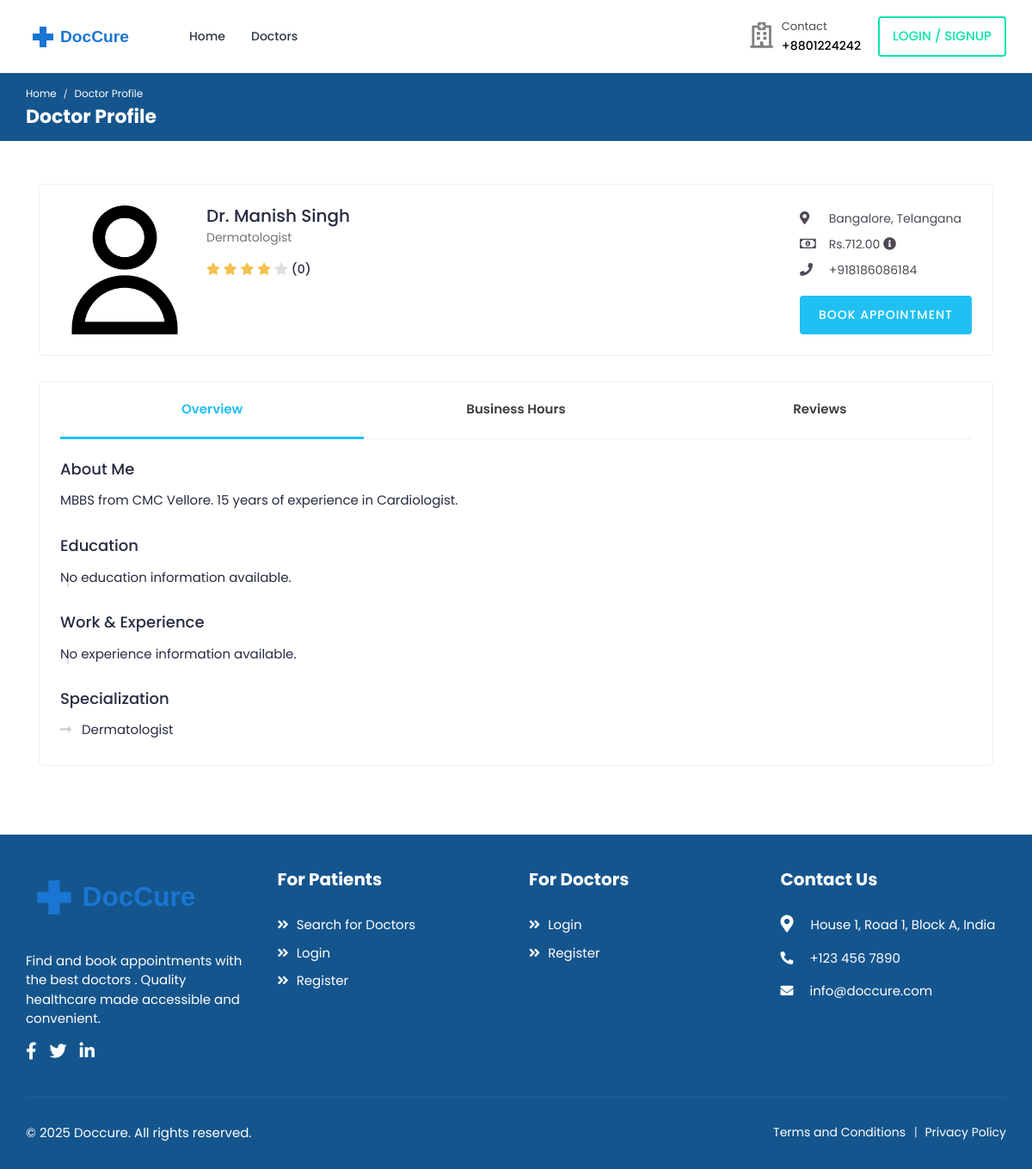
The page /doctors/doctor6/profile/ on the database its author committed.
### accounts/models.py (models this page shows, shortened)
class User(AbstractUser):
    class RoleChoices(models.TextChoices):
        DOCTOR = "doctor", "Doctor"
        PATIENT = "patient", "Patient"
    username = models.CharField(max_length=30, unique=True)
    role = models.CharField(
        choices=RoleChoices.choices,
        max_length=20,
        default="patient",
        error_messages={"required": "Role must be provided"},
    )
    email = models.EmailField(
        blank=True,
        error_messages={
            "unique": "A user with that email already exists.",
        },
    )
    first_name = models.CharField(max_length=150, blank=True)
    last_name = models.CharField(max_length=150, blank=True)
    registration_number = models.IntegerField(null=True, blank=True)
    USERNAME_FIELD = "username"
    REQUIRED_FIELDS = []
    objects = CustomUserManager()
    def get_full_name(self):
        full_name = "%s %s" % (self.first_name, self.last_name)
        return full_name.strip() or self.username
    @property
    def rating(self):
        return 4  # Default value
    @property
    def average_rating(self):
        return (
            self.reviews_received.aggregate(Avg("rating"))["rating__avg"] or 0
        )

class Profile(models.Model):
    user = models.OneToOneField(
        User, on_delete=models.CASCADE, related_name="profile"
    )
    avatar = models.ImageField(
        default="defaults/user.png", upload_to=profile_photo_directory_path
    )
    phone = models.CharField(max_length=20, blank=True, null=True)
    dob = models.DateField(blank=True, null=True)
    about = models.TextField(blank=True, null=True)
    specialization = models.CharField(max_length=255, blank=True, null=True)
    gender = models.CharField(
        max_length=10,
        choices=[("male", "Male"), ("female", "Female"), ("other", "Other")],
        blank=True,
    )
    address = models.TextField(blank=True, null=True)
    city = models.CharField(max_length=100, blank=True)
    state = models.CharField(max_length=100, blank=True)
    postal_code = models.CharField(max_length=20, blank=True)
    country = models.CharField(max_length=100, blank=True)
    price_per_consultation = models.DecimalField(
        max_digits=10, decimal_places=2, null=True, blank=True
    )
    is_available = models.BooleanField(default=True)
    blood_group = models.CharField(
        max_length=5,
        choices=[
            ("A+", "A+"),
            ("A-", "A-"),
            ("B+", "B+"),
            ("B-", "B-"),
            ("O+", "O+"),
            ("O-", "O-"),
            ("AB+", "AB+"),
            ("AB-", "AB-"),
        ],
        blank=True,
        null=True,
    )
    allergies = models.TextField(blank=True, null=True)
    medical_conditions = models.TextField(blank=True, null=True)
    @property
    def image(self):
        return (
            self.avatar.url
            if self.avatar.storage.exists(self.avatar.name)
            else "{}defaults/user.png".format(settings.MEDIA_URL)
        )

### doctors/views.py (the view)
class DoctorProfileView(DetailView):
    context_object_name = "doctor"
    model = User
    slug_url_kwarg = "username"
    slug_field = "username"
    template_name = "doctors/profile.html"
    def get_object(self, queryset=None):
        if queryset is None:
            queryset = self.get_queryset()
        slug = self.kwargs.get(self.slug_url_kwarg)
        queryset = queryset.select_related("profile").prefetch_related(
            "educations",
            "experiences",
            "sunday__time_range",
            "monday__time_range",
            "tuesday__time_range",
            "wednesday__time_range",
            "thursday__time_range",
            "friday__time_range",
            "saturday__time_range",
        )
        try:
            obj = queryset.get(
                **{self.slug_field: slug, "role": User.RoleChoices.DOCTOR}
            )
        except User.DoesNotExist:
            raise Http404(f"No doctor found matching the username")
        return obj
    def get_context_data(self, **kwargs):
        context = super().get_context_data(**kwargs)
        doctor = self.object
        current_day = datetime.now().strftime("%A")
        business_hours = {
            "Sunday": (
                doctor.sunday.time_range.all()
                if hasattr(doctor, "sunday")
                else []
            ),
            "Monday": (
                doctor.monday.time_range.all()
                if hasattr(doctor, "monday")
                else []
            ),
            "Tuesday": (
                doctor.tuesday.time_range.all()
                if hasattr(doctor, "tuesday")
                else []
            ),
            "Wednesday": (
                doctor.wednesday.time_range.all()
                if hasattr(doctor, "wednesday")
                else []
            ),
            "Thursday": (
                doctor.thursday.time_range.all()
                if hasattr(doctor, "thursday")
                else []
            ),
            "Friday": (
                doctor.friday.time_range.all()
                if hasattr(doctor, "friday")
                else []
            ),
            "Saturday": (
                doctor.saturday.time_range.all()
                if hasattr(doctor, "saturday")
                else []
            ),
        }
        context.update(
            {
                "current_day": current_day,
                "business_hours": business_hours,
                "reviews": doctor.reviews_received.select_related(
                    "patient", "patient__profile"
                ).order_by("-created_at"),
            }
        )
        return context

### doctors/templatetags/time_filters.py (called while the page is built)
@register.filter(name="time_12hr")
def time_12hr(value):
    if isinstance(value, str):
        time_obj = datetime.strptime(value, "%H:%M:%S").time()
    else:
        time_obj = value
    return time_obj.strftime("%I:%M %p")

### templates/doctors/profile.html (shortened to what this page needs)
{% extends 'base.html' %}
{% load static %}
{% load time_filters %}
{% block content %}
    <div class="breadcrumb-bar">
        <div class="container-fluid">
            <div class="row align-items-center">
                <div class="col-md-12 col-12">
                    <nav aria-label="breadcrumb" class="page-breadcrumb">
                        <ol class="breadcrumb">
                            <li class="breadcrumb-item"><a href="{% url 'core:home' %}">Home</a></li>
                            <li class="breadcrumb-item active" aria-current="page">Doctor Profile</li>
                        </ol>
                    </nav>
                    <h2 class="breadcrumb-title">Doctor Profile</h2>
                </div>
            </div>
        </div>
    </div>
    <div class="content">
        <div class="container">
            <div class="card">
                <div class="card-body">
                    <div class="doctor-widget">
                        <div class="doc-info-left">
                            <div class="doctor-img">
                                <img src="{{ doctor.profile.image }}" class="img-fluid" alt="{{ doctor.get_full_name }}">
                            </div>
                            <div class="doc-info-cont">
                                <h4 class="doc-name">Dr. {{ doctor.get_full_name }}</h4>
                                <p class="doc-speciality">{{ doctor.profile.specialization }}</p>
                                <div class="rating">
                                    <i class="fas fa-star {% if doctor.rating >= 1 %}filled{% endif %}"></i>
                                    <i class="fas fa-star {% if doctor.rating >= 2 %}filled{% endif %}"></i>
                                    <i class="fas fa-star {% if doctor.rating >= 3 %}filled{% endif %}"></i>
                                    <i class="fas fa-star {% if doctor.rating >= 4 %}filled{% endif %}"></i>
                                    <i class="fas fa-star {% if doctor.rating >= 5 %}filled{% endif %}"></i>
                                    <span class="d-inline-block average-rating">({{ doctor.reviews_count|default:0 }})</span>
                                </div>
                            </div>
                        </div>
                        <div class="doc-info-right">
                            <div class="clini-infos">
                                <ul>
                                    {% if doctor.profile.city or doctor.profile.state %}
                                        <li>
                                            <i class="fas fa-map-marker-alt"></i>
                                            {{ doctor.profile.city }}{% if doctor.profile.state %}, {{ doctor.profile.state }}{% endif %}
                                        </li>
                                    {% endif %}
                                    {% if doctor.profile.price_per_consultation %}
                                        <li>
                                            <i class="far fa-money-bill-alt"></i> Rs.{{ doctor.profile.price_per_consultation }}
                                            <i class="fas fa-info-circle" data-toggle="tooltip" title="Consultation Fee"></i>
                                        </li>
                                    {% endif %}
                                    {% if doctor.profile.phone %}
                                        <li><i class="fas fa-phone"></i> {{ doctor.profile.phone }}</li>
                                    {% endif %}
                                </ul>
                            </div>
                            <div class="clinic-booking">
                                <a class="apt-btn" href="{% url 'bookings:doctor-booking-view' doctor.username %}">Book Appointment</a>
                            </div>
                        </div>
                    </div>
                </div>
            </div>
            <div class="card">
                <div class="card-body pt-0">
                    <nav class="user-tabs mb-4">
                        <ul class="nav nav-tabs nav-tabs-bottom nav-justified">
                            <li class="nav-item">
                                <a class="nav-link active" href="#doc_overview" data-toggle="tab">Overview</a>
                            </li>
                            <li class="nav-item">
                                <a class="nav-link" href="#doc_business_hours" data-toggle="tab">Business Hours</a>
                            </li>
                            <li class="nav-item">
                                <a class="nav-link" href="#doc_reviews" data-toggle="tab">Reviews</a>
                            </li>
                        </ul>
                    </nav>
                    <div class="tab-content pt-0">
                        <div role="tabpanel" id="doc_overview" class="tab-pane fade show active">
                            <div class="row">
                                <div class="col-md-12 col-lg-9">
                                    {% if doctor.profile.about %}
                                    <div class="widget about-widget">
                                        <h4 class="widget-title">About Me</h4>
                                        <p>{{ doctor.profile.about }}</p>
                                    </div>
                                    {% endif %}
                                    <div class="widget education-widget">
                                        <h4 class="widget-title">Education</h4>
                                        <div class="experience-box">
                                            <ul class="experience-list">
                                                {% for education in doctor.educations.all %}
                                                    <li>
                                                        <div class="experience-user">
                                                            <div class="before-circle"></div>
                                                        </div>
                                                        <div class="experience-content">
                                                            <div class="timeline-content">
                                                                <a href="#" class="name">{{ education.college }}</a>
                                                                <div>{{ education.degree }}</div>
                                                                <span class="time">{{ education.year_of_completion }}</span>
                                                            </div>
                                                        </div>
                                                    </li>
                                                {% empty %}
                                                    <li>No education information available.</li>
                                                {% endfor %}
                                            </ul>
                                        </div>
                                    </div>
                                    <div class="widget experience-widget">
                                        <h4 class="widget-title">Work & Experience</h4>
                                        <div class="experience-box">
                                            <ul class="experience-list">
                                                {% for experience in doctor.experiences.all %}
                                                    <li>
                                                        <div class="experience-user">
                                                            <div class="before-circle"></div>
                                                        </div>
                                                        <div class="experience-content">
                                                            <div class="timeline-content">
                                                                <a href="#" class="name">{{ experience.institution }}</a>
                                                                <div>{{ experience.designation }}</div>
                                                                <span class="time">{{ experience.from_year }} - {% if experience.to_year %}{{ experience.to_year }}{% else %}Present{% endif %}</span>
                                                            </div>
                                                        </div>
                                                    </li>
                                                {% empty %}
                                                    <li>No experience information available.</li>
                                                {% endfor %}
                                            </ul>
                                        </div>
                                    </div>
                                    {% if doctor.profile.specialization %}
                                        <div class="service-list">
                                            <h4>Specialization</h4>
                                            <ul class="clearfix">
                                                <li>{{ doctor.profile.specialization }}</li>
                                            </ul>
                                        </div>
                                    {% endif %}
                                </div>
                            </div>
                        </div>
                    </div>
                </div>
            </div>
        </div>
    </div>
{% endblock %}

### rows shown on the page
User: profile.image (placeholder picture), get_full_name "Manish Singh", profile.specialization "Dermatologist", profile.city "Bangalore", profile.state "Telangana", profile.price_per_consultation "712.00", profile.phone "+918186086184", profile.about "MBBS from CMC Vellore. 15 years of experience in Cardiologist."

### other values the page prints
{{ doctor.reviews_count|default:0 }} "0"
